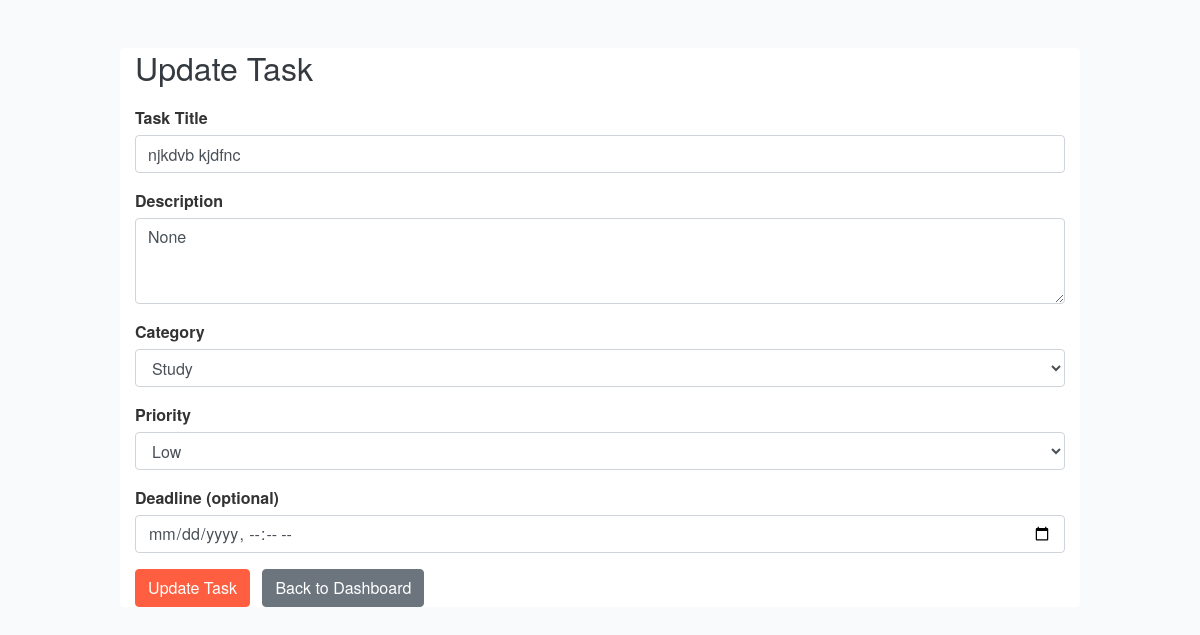
The page /task/1/update (signed in) on the database its author committed.
### app.py (models this page shows)
class Task(db.Model):
    id = db.Column(db.Integer, primary_key=True)
    user_id = db.Column(db.Integer, db.ForeignKey('user.id'), nullable=False)
    title = db.Column(db.String(200), nullable=False)
    description = db.Column(db.String(500), nullable=True)
    category = db.Column(db.String(50), nullable=False)  # e.g., Work, Personal, Study, Urgent
    priority = db.Column(db.String(20), default='Medium')
    deadline = db.Column(db.DateTime, nullable=True)
    start_time = db.Column(db.DateTime, nullable=True)
    end_time = db.Column(db.DateTime, nullable=True)
    completed = db.Column(db.Boolean, default=False)
    progress = db.Column(db.Integer, default=0)
    created_at = db.Column(db.DateTime, default=datetime.utcnow)

### app.py (the view, shortened to what this page needs)
@app.route('/task/<int:task_id>/update', methods=['GET', 'POST'])
def update_task(task_id):
    if 'user_id' not in session:
        return redirect(url_for('login'))
    task = Task.query.get_or_404(task_id)
    return render_template('update_task.html', task=task)

### templates/update_task.html (shortened to what this page needs)
<!DOCTYPE html>
<html lang="en">
<head>
    <link rel="stylesheet" href="https://stackpath.bootstrapcdn.com/bootstrap/4.5.2/css/bootstrap.min.css">
    <link rel="stylesheet" href="{{ url_for('static', filename='style.css') }}">
</head>
<body>
    <div class="container mt-5">
        <h2>Update Task</h2>
        <form method="POST" action="{{ url_for('update_task', task_id=task.id) }}">
            <div class="form-group">
                <label for="title">Task Title</label>
                <input type="text" class="form-control" id="title" name="title" value="{{ task.title }}" required>
            </div>
            <div class="form-group">
                <label for="description">Description</label>
                <textarea class="form-control" id="description" name="description"
                    rows="3">{{ task.description }}</textarea>
            </div>
            <div class="form-group">
                <label for="category">Category</label>
                <select class="form-control" id="category" name="category">
                    <option value="Study" {% if task.category=='Study' %}selected{% endif %}>Study</option>
                </select>
            </div>
            <div class="form-group">
                <label for="priority">Priority</label>
                <select class="form-control" id="priority" name="priority">
                    <option value="Low" {% if task.priority=='Low' %}selected{% endif %}>Low</option>
                </select>
            </div>
            <div class="form-group">
                <label for="deadline">Deadline (optional)</label>
                <input type="datetime-local" class="form-control" id="deadline" name="deadline"
                    value="{{ task.deadline.strftime('%Y-%m-%dT%H:%M') if task.deadline }}">
            </div>
            <button type="submit" class="btn btn-primary">Update Task</button>
            <a href="{{ url_for('home') }}" class="btn btn-secondary ml-2">Back to Dashboard</a>
        </form>
    </div>
</body>
</html>

### static/style.css (style rules this page uses)
body { background-color: #F9FAFB; font-family: 'Helvetica Neue', Helvetica, Arial, sans-serif; color: #333; margin: 0; padding: 0; }
.container { max-width: 960px; margin: 30px auto; background-color: #fff; border-radius: 4px; }
h2, h3 { margin-top: 20px; margin-bottom: 20px; color: #343a40; }
.form-group label { font-weight: bold; margin-bottom: 5px; }
.form-control { border-radius: 4px; }
.btn-primary { background-color: #FF5F40; border-color: #FF5F40; }
.btn-secondary { background-color: #6C757D; border-color: #6C757D; }

### rows shown on the page
Task: title "njkdvb kjdfnc", description "None", category "Study"
